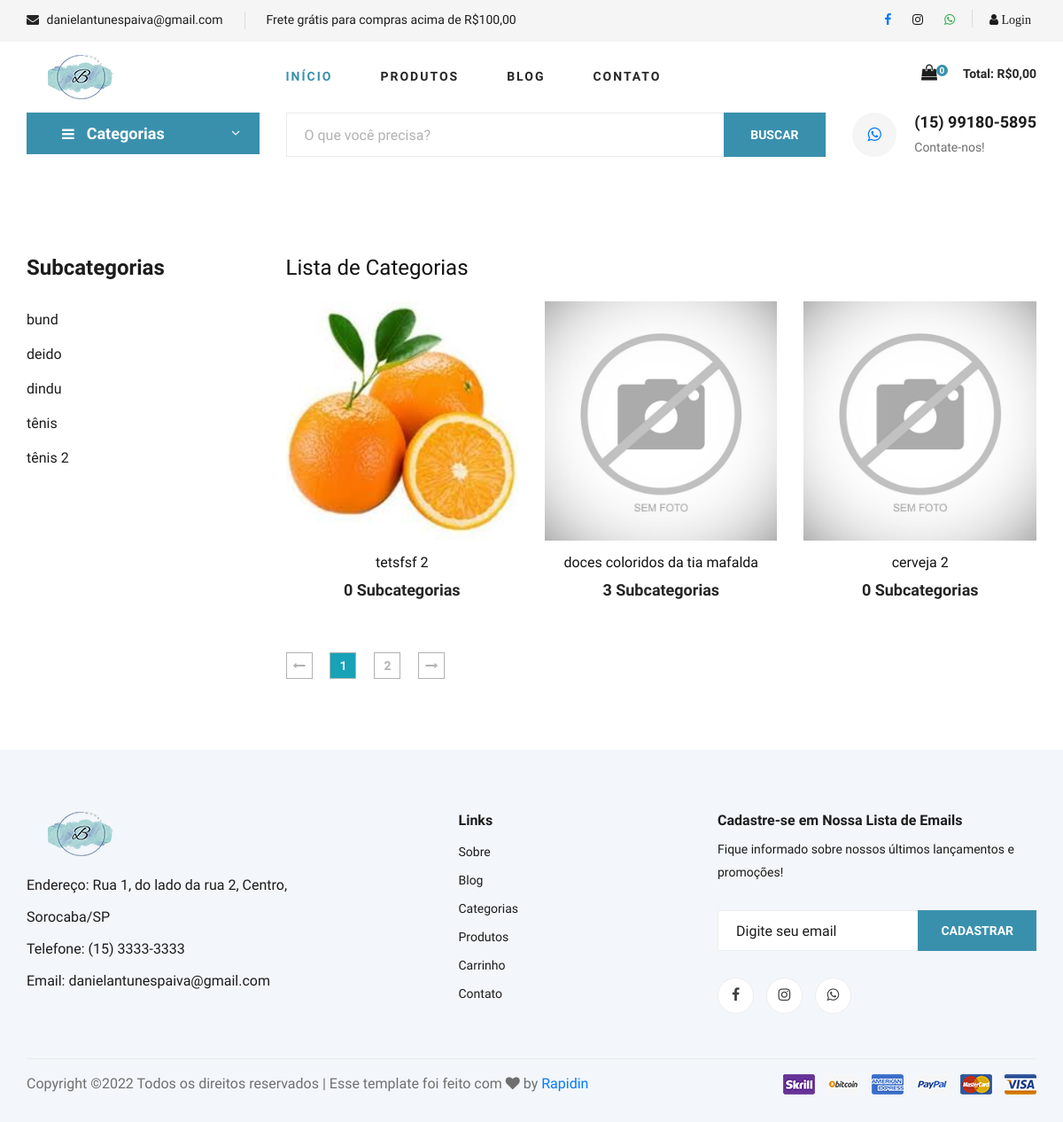
Page /categorias.php on the committed database.
### tables this page shows
CREATE TABLE `subcategorias` (
  `id` int(11) NOT NULL,
  `nome` varchar(50) NOT NULL,
  `nome_url` varchar(50) NOT NULL,
  `imagem` varchar(150) NOT NULL,
  `id_categoria` int(11) NOT NULL
);

CREATE TABLE `categorias` (
  `id` int(11) NOT NULL,
  `nome` varchar(50) NOT NULL,
  `nome_url` varchar(50) NOT NULL,
  `imagem` varchar(150) NOT NULL
);

### config.php (called while the page is built, shortened)
<?php
$itens_por_pagina = 3;
?>

### categorias.php (the view, shortened to what this page needs)
<?php
require_once('cabecalho.php');
require_once('cabecalho-busca.php');
if (@$_GET['pagina'] != null) {
    $pag = $_GET['pagina'];
} else {
    $pag = 0;
}
$limite = $pag * @$itens_por_pagina;
$pagina = $pag;
$nome_pag = 'categorias.php';
?>
<section class="product spad">
    <div class="container">
        <div class="row">
            <div class="col-lg-3 col-md-5">
                <div class="sidebar">
                    <div class="sidebar__item">
                        <h4>Subcategorias</h4>
                        <ul>
                            <?php
                            $query = $pdo->query("SELECT * FROM subcategorias order by nome asc");
                            $res = $query->fetchAll(PDO::FETCH_ASSOC);
                            for ($i = 0; $i < count($res); $i++) {
                                $nome_url_subcategoria = $res[$i]['nome_url'];
                                $nome_subcategoria = $res[$i]['nome'];
                            ?>
                                <li><a href="produtos-<?php echo $nome_url_subcategoria ?>"><?php echo $nome_subcategoria ?></a></li>
                            <?php
                            }
                            ?>
                        </ul>
                    </div>
                </div>
            </div>
            <div class="col-lg-9 col-md-7">
            <h4>Lista de Categorias</h4>
                <div class="row mt-4">
                    <?php
                    $query = $pdo->query("SELECT * FROM categorias order by id desc LIMIT $limite, $itens_por_pagina");
                    $res = $query->fetchAll(PDO::FETCH_ASSOC);
                    for ($i = 0; $i < count($res); $i++) {
                        $nome_url_categoria = $res[$i]['nome_url'];
                        $nome_categoria = $res[$i]['nome'];
                        $imagem_categoria = $res[$i]['imagem'];
                        $id_categoria = $res[$i]['id'];
                        $query2 = $pdo->query("SELECT * FROM subcategorias WHERE id_categoria = $id_categoria");
                        $res2 = $query2->fetchAll(PDO::FETCH_ASSOC);
                        $total_subcategorias = @count($res2);
                        $query3 = $pdo->query("SELECT * FROM categorias");
                        $res3 = $query3->fetchAll(PDO::FETCH_ASSOC);
                        $total_categorias = @count($res3);
                        $numero_paginas = ceil($total_categorias / $itens_por_pagina);
                    ?>
                        <div class="col-lg-4 col-md-6 col-sm-6">
                            <div class="product__item">
                                <div class="product__item__pic set-bg" data-setbg="img/categorias/<?php echo $imagem_categoria ?>">
                                </div>
                                <div class="product__item__text">
                                    <a href="subcategoria-<?php echo $nome_url_categoria ?>">
                                        <h6><?php echo $nome_categoria ?></h6>
                                        <h5><?php echo $total_subcategorias ?> Subcategorias</h5>
                                    </a>
                                </div>
                            </div>
                        </div>
                    <?php
                    }
                    ?>
                </div>
                <div class="product__pagination">
                    <a href="<?php echo $nome_pag ?>?pagina=0"><i class="fa fa-long-arrow-left"></i></a>
                    <?php
                    for ($i = 0; $i < @$numero_paginas; $i++) {
                        $estilo = '';
                        if ($pagina == $i) {
                            $estilo = 'bg-info text-light';
                        }
                        if ($pagina >= ($i - 2) && $pagina <= ($i + 2)) {
                    ?>
                            <a href="<?php echo $nome_pag ?>?pagina=<?php echo $i ?>" class="<?php echo $estilo ?>"><?php echo $i + 1
                                                                                                                    ?></a>
                    <?php
                        }
                    }
                    ?>
                    <a href="<?php echo $nome_pag ?>?pagina=<?php echo $numero_paginas - 1  ?>"><i class="fa fa-long-arrow-right"></i></a>
                </div>
            </div>
        </div>
    </div>
</section>
<?php
require_once('rodape.php')
?>

### css/style.css (style rules this page uses)
html, body { height: 100%; font-family: "Cairo", sans-serif; -webkit-font-smoothing: antialiased; font-smoothing: antialiased; }
h1, h2, h3, h4, h5, h6 { margin: 0; color: #111111; font-weight: 400; font-family: "Cairo", sans-serif; }
h4 { font-size: 24px; }
h5 { font-size: 18px; }
h6 { font-size: 16px; }
ul, ol { padding: 0; margin: 0; }
.set-bg { background-repeat: no-repeat; background-size: cover; background-position: top center; }
.spad { padding-top: 100px; padding-bottom: 100px; }
.sidebar__item { margin-bottom: 35px; }
.sidebar__item h4 { color: #1c1c1c; font-weight: 700; margin-bottom: 25px; }
.sidebar__item ul li { list-style: none; }
.sidebar__item ul li a { font-size: 16px; color: #1c1c1c; line-height: 39px; display: block; }
.product { padding-top: 80px; padding-bottom: 80px; }
.product__item { margin-bottom: 50px; }
.product__item__pic { height: 270px; position: relative; overflow: hidden; }
.product__item__text { text-align: center; padding-top: 15px; }
.product__item__text h6 { margin-bottom: 10px; }
.product__item__text h5 { color: #252525; font-weight: 700; }
.product__pagination, .blog__pagination { padding-top: 10px; }
.product__pagination a, .blog__pagination a { display: inline-block; width: 30px; height: 30px; border: 1px solid #b2b2b2; font-size: 14px; color: #b2b2b2; font-weight: 700; line-height: 28px; text-align: center; margin-right: 16px; -webkit-transition: all, 0.3s; -moz-transition: all, 0.3s; -ms-transition: all, 0.3s; -o-transition: all, 0.3s; transition: all, 0.3s; }
.product__pagination a:last-child, .blog__pagination a:last-child { margin-right: 0; }
@media only screen and (min-width: 1200px) { .container { max-width: 1170px; } }

### rows in the picture
subcategorias: nome "bund"
subcategorias: nome "deido"
subcategorias: nome "dindu"
subcategorias: nome "tênis"
subcategorias: nome "tênis 2"
categorias: shows a picture, nome "tetsfsf 2", total_subcategorias "0"
categorias: nome "doces coloridos da tia mafalda", total_subcategorias "3"
categorias: nome "cerveja 2", total_subcategorias "0"

### other values in the picture
$email_loja "danielantunespaiva@gmail.com"
$texto_destaque "Frete grátis para compras acima de R$100,00"
$linhas "0"
$total_carrinho "0,00"
$whatsapp_loja "(15) 99180-5895"
$endereco_loja "Rua 1, do lado da rua 2, Centro, Sorocaba/SP"
$tel_loja "(15) 3333-3333"
